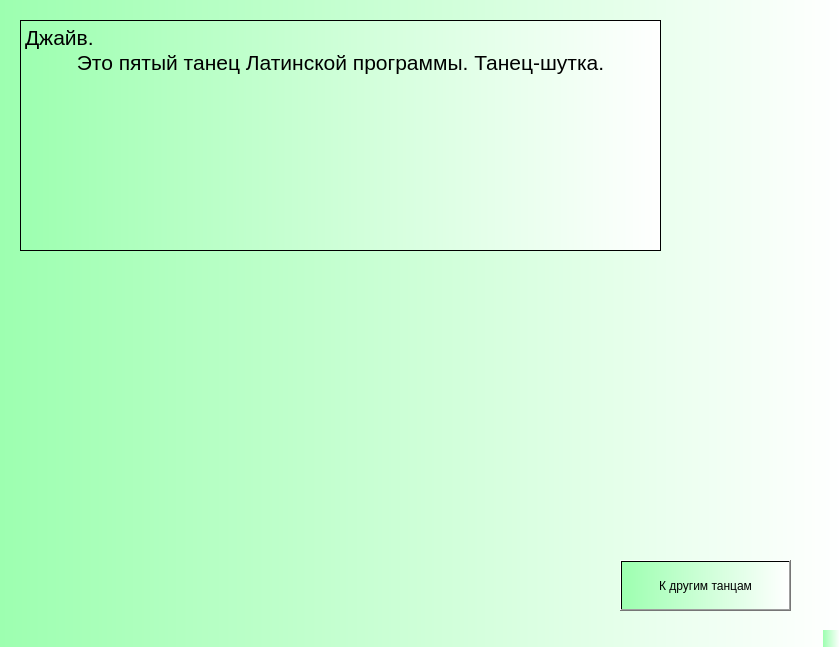
<?xml version="1.0" encoding="UTF-8"?>
<ui version="4.0">
 <class>MainWindow</class>
 <widget class="QMainWindow" name="MainWindow">
  <property name="geometry">
   <rect>
    <x>0</x>
    <y>0</y>
    <width>840</width>
    <height>647</height>
   </rect>
  </property>
  <property name="windowTitle">
   <string>MainWindow</string>
  </property>
  <property name="styleSheet">
   <string notr="true">background-color: qlineargradient(spread:pad, x1:0, y1:0, x2:1, y2:0, stop:0 rgba(157, 255, 176, 255), stop:1 rgba(255, 255, 255, 255));</string>
  </property>
  <widget class="QWidget" name="centralwidget">
   <widget class="QPushButton" name="nazad_10">
    <property name="geometry">
     <rect>
      <x>620</x>
      <y>560</y>
      <width>171</width>
      <height>51</height>
     </rect>
    </property>
    <property name="text">
     <string>К другим танцам</string>
    </property>
   </widget>
   <widget class="QTextBrowser" name="textBrowser">
    <property name="geometry">
     <rect>
      <x>20</x>
      <y>20</y>
      <width>641</width>
      <height>231</height>
     </rect>
    </property>
    <property name="html">
     <string>&lt;!DOCTYPE HTML PUBLIC &quot;-//W3C//DTD HTML 4.0//EN&quot; &quot;http://www.w3.org/TR/REC-html40/strict.dtd&quot;&gt;
&lt;html&gt;&lt;head&gt;&lt;meta name=&quot;qrichtext&quot; content=&quot;1&quot; /&gt;&lt;style type=&quot;text/css&quot;&gt;
p, li { white-space: pre-wrap; }
&lt;/style&gt;&lt;/head&gt;&lt;body style=&quot; font-family:'MS Shell Dlg 2'; font-size:8pt; font-weight:400; font-style:normal;&quot;&gt;
&lt;p style=&quot; margin-top:0px; margin-bottom:0px; margin-left:0px; margin-right:0px; -qt-block-indent:0; text-indent:0px;&quot;&gt;&lt;span style=&quot; font-size:16pt;&quot;&gt;Джайв.&lt;/span&gt;&lt;/p&gt;
&lt;p align=&quot;center&quot; style=&quot; margin-top:0px; margin-bottom:0px; margin-left:0px; margin-right:0px; -qt-block-indent:0; text-indent:0px;&quot;&gt;&lt;span style=&quot; font-size:16pt;&quot;&gt;Это пятый танец Латинской программы. Танец-шутка.&lt;/span&gt;&lt;/p&gt;&lt;/body&gt;&lt;/html&gt;</string>
    </property>
   </widget>
  </widget>
  <widget class="QMenuBar" name="menubar">
   <property name="geometry">
    <rect>
     <x>0</x>
     <y>0</y>
     <width>840</width>
     <height>18</height>
    </rect>
   </property>
  </widget>
  <widget class="QStatusBar" name="statusbar"/>
 </widget>
 <resources/>
 <connections/>
</ui>
